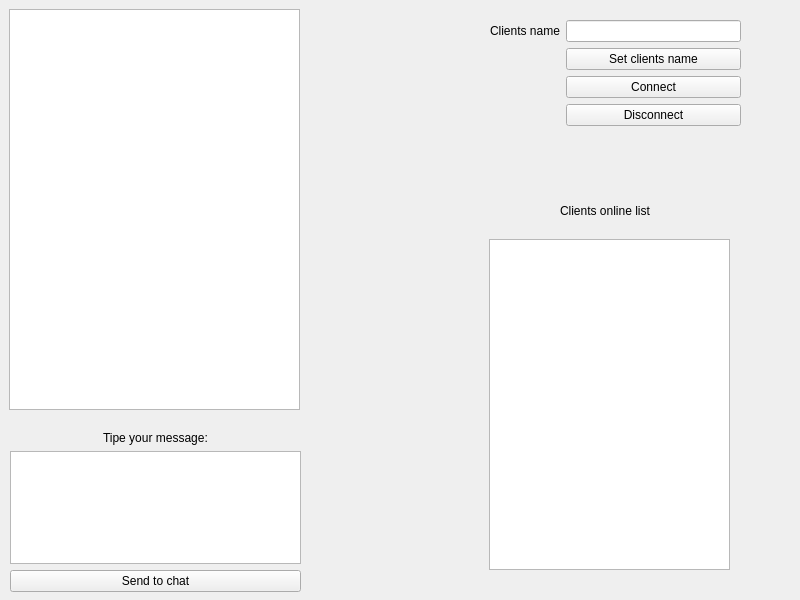
<?xml version="1.0" encoding="UTF-8"?>
<ui version="4.0">
 <class>ChatWindow</class>
 <widget class="QWidget" name="ChatWindow">
  <property name="geometry">
   <rect>
    <x>0</x>
    <y>0</y>
    <width>800</width>
    <height>600</height>
   </rect>
  </property>
  <property name="windowTitle">
   <string>ChatWindow</string>
  </property>
  <widget class="QWidget" name="verticalLayoutWidget">
   <property name="geometry">
    <rect>
     <x>10</x>
     <y>431</y>
     <width>291</width>
     <height>161</height>
    </rect>
   </property>
   <layout class="QVBoxLayout" name="verticalLayout">
    <item alignment="Qt::AlignHCenter">
     <widget class="QLabel" name="label">
      <property name="text">
       <string>Tipe your message:</string>
      </property>
     </widget>
    </item>
    <item>
     <widget class="QTextEdit" name="textEdit"/>
    </item>
    <item>
     <widget class="QPushButton" name="send_to_chat_button">
      <property name="text">
       <string>Send to chat</string>
      </property>
     </widget>
    </item>
   </layout>
  </widget>
  <widget class="QWidget" name="verticalLayoutWidget_2">
   <property name="geometry">
    <rect>
     <x>9</x>
     <y>9</y>
     <width>291</width>
     <height>401</height>
    </rect>
   </property>
   <layout class="QVBoxLayout" name="verticalLayout_2">
    <item>
     <widget class="QListView" name="ChatMessage"/>
    </item>
   </layout>
  </widget>
  <widget class="QWidget" name="formLayoutWidget">
   <property name="geometry">
    <rect>
     <x>490</x>
     <y>20</y>
     <width>251</width>
     <height>151</height>
    </rect>
   </property>
   <layout class="QFormLayout" name="formLayout">
    <item row="0" column="0">
     <widget class="QLabel" name="clientsNameLabel">
      <property name="text">
       <string>Clients name</string>
      </property>
     </widget>
    </item>
    <item row="0" column="1">
     <widget class="QLineEdit" name="name_input"/>
    </item>
    <item row="1" column="1">
     <widget class="QPushButton" name="set_name_button">
      <property name="text">
       <string>Set clients name</string>
      </property>
      <property name="autoRepeatDelay">
       <number>300</number>
      </property>
     </widget>
    </item>
    <item row="2" column="1">
     <widget class="QPushButton" name="connect_button">
      <property name="text">
       <string>Connect</string>
      </property>
     </widget>
    </item>
    <item row="3" column="1">
     <widget class="QPushButton" name="disconnect_button">
      <property name="text">
       <string>Disconnect</string>
      </property>
     </widget>
    </item>
   </layout>
  </widget>
  <widget class="QWidget" name="verticalLayoutWidget_3">
   <property name="geometry">
    <rect>
     <x>489</x>
     <y>239</y>
     <width>241</width>
     <height>331</height>
    </rect>
   </property>
   <layout class="QVBoxLayout" name="verticalLayout_3">
    <item>
     <widget class="QListView" name="listView"/>
    </item>
   </layout>
  </widget>
  <widget class="QLabel" name="label_2">
   <property name="geometry">
    <rect>
     <x>560</x>
     <y>200</y>
     <width>151</width>
     <height>21</height>
    </rect>
   </property>
   <property name="text">
    <string>Clients online list </string>
   </property>
  </widget>
 </widget>
 <resources/>
 <connections/>
</ui>
